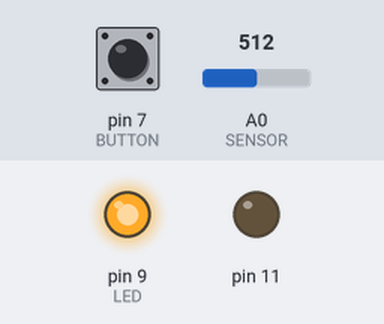
This sketch was run on a simulated Arduino Uno, built with avr-gcc and run on an emulated ATmega328P. Shown: output pins drawn as LEDs (lit = HIGH). The inputs (shaded band) are chosen by the test bench; at power-on: pin 7 (BUTTON) LOW, A0 (SENSOR) = 512. What the sketch prints to the serial monitor is not drawn.

Above: at 1.2 s.
1.3 s: pin 7 (BUTTON) pulled HIGH for 3.2 s
At 5.6 s:
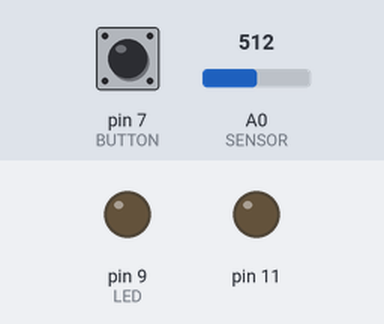
6.0 s: A0 (SENSOR) set to 716
At 6.8 s:
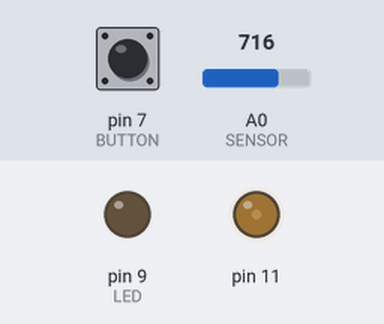
7.5 s: pin 7 (BUTTON) pulled HIGH for 0.15 s
At 8.0 s:
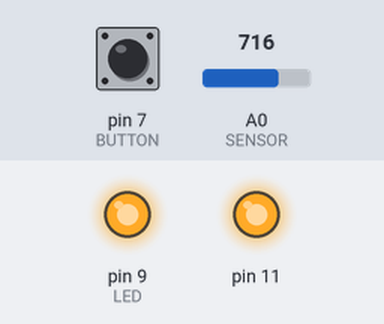
Timing chart, 0 to 10.5 s (numbered marks = the images above; inputs shaded):
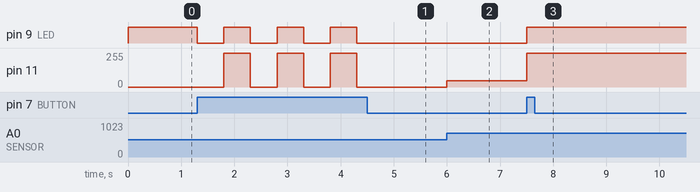

Measured:
- after the input at 1.3 s, pin 9 (LED): alternates HIGH for 0.50 s and LOW for 0.50 s, 7 changes in all, then stays LOW, starting at once; pin 11: alternates 255/255 for 0.50 s and 0/255 for 0.50 s, 6 changes in all, then stays 0/255, starting after 0.50 s
- after the input at 6.0 s, pin 11: 0/255 → 48/255 at once
- after the input at 7.5 s, pin 9 (LED): LOW → HIGH at once; pin 11: 48/255 → 255/255 at once

The sketch:

ldr3.ino
```cpp
/*
  Utiliza un boton para encender o apagar un led,
  el led cambia la intensidad proporcionalmente
  al valor recogido por un ldr
*/

const int LED = 9;
const int BUTTON = 7;
const int SENSOR = 0;

int val;
int state;
void setup() {
 pinMode(LED,OUTPUT);
 Serial.begin(9600);
 Serial.println("Init");
 val = 0;
 state = 0;
}

void loop() {
  val= digitalRead(BUTTON);
  Serial.print(val);
  Serial.print(state);
    if (val==HIGH){
      if (state==0){
        //digitalWrite(LED,LOW);
        light_on();
        state=1;
      }else{
        digitalWrite(LED,HIGH);
        digitalWrite(11,HIGH);
        state=0;
        }
        delay(500);
    }else{
      if (state==1){
         //digitalWrite(LED,LOW);
         light_on();
        }else{
         digitalWrite(LED,HIGH);
         digitalWrite(11,HIGH);
        }
    }

}

void light_on(){
 int ldr = analogRead(SENSOR);
 analogWrite(9,0);
 analogWrite(11,ldr*4);
  }
```
